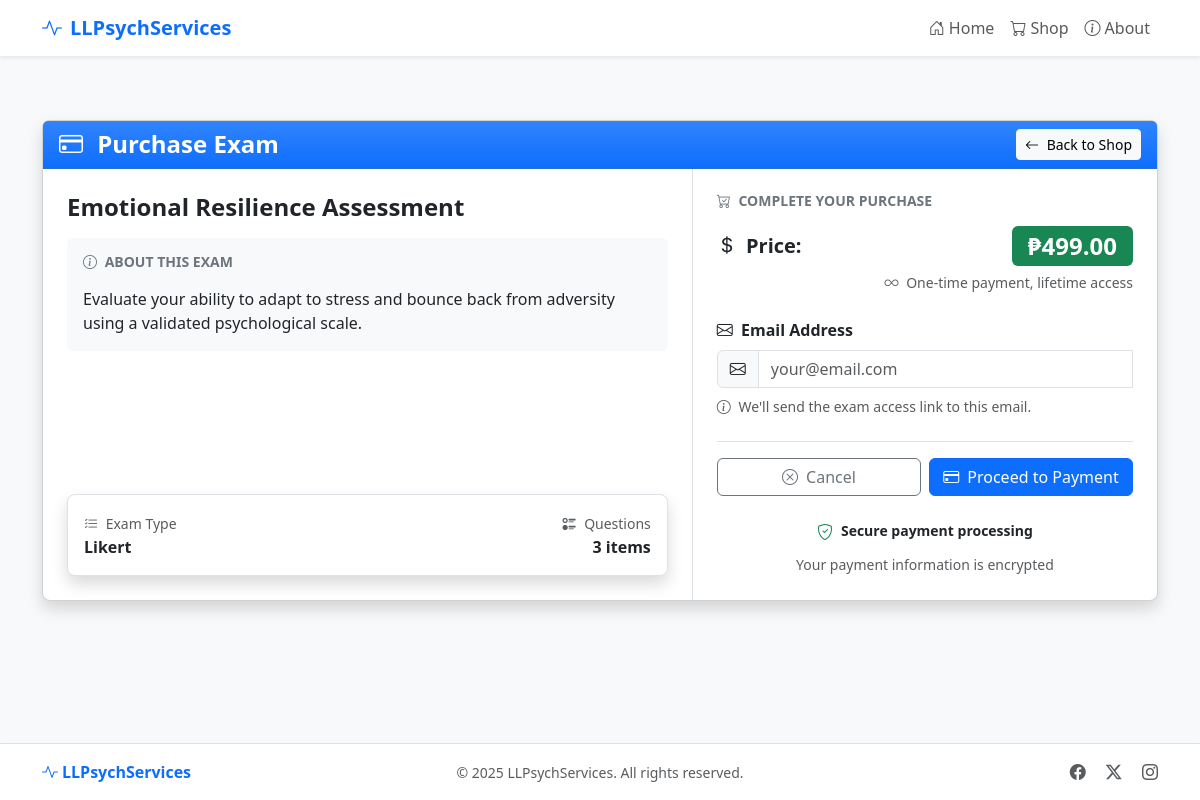
/buy/1, run on the app's committed database.
### app.py (models this page shows, shortened)
class Exam(db.Model):
    id = db.Column(db.Integer, primary_key=True)
    title = db.Column(db.String(100), nullable=False)
    exam_type = db.Column(db.String(20))  # 'content' or 'likert'
    description = db.Column(db.Text, nullable=False)
    price = db.Column(db.Float, nullable=False)
    content = db.Column(db.Text, nullable=False)
    questions = db.Column(db.Text, nullable=True)  # Stored as JSON
    exam_type = db.Column(db.String(20), default='content')  # 'content' or 'likert'
    created_at = db.Column(db.DateTime, default=datetime.utcnow)
    scoring_rules = db.Column(db.Text, nullable=True)

### app.py (the view, shortened to what this page needs)
@app.route('/buy/<int:exam_id>', methods=['GET', 'POST'])
def buy(exam_id):
    exam = Exam.query.get_or_404(exam_id)
    if exam.questions:
        questions = json.loads(exam.questions)
        question_count = len(questions)
    else:
        question_count = 0
    test_type = exam.exam_type.title()
    return render_template('buy.html',
                           exam=exam,
                           question_count=question_count,
                           test_type=test_type)

### templates/buy.html (shortened to what this page needs)
{% extends 'base.html' %}
{% block content %}
<div class="container py-3 py-md-4">
  <div class="row justify-content-center">
    <div class="col-12">
      <div class="card shadow">
        <div class="card-header bg-primary bg-gradient text-white">
          <div class="d-flex flex-column flex-sm-row justify-content-between align-items-start align-items-sm-center">
            <h1 class="h4 mb-2 mb-sm-0 fw-bold">
              <i class="bi bi-credit-card me-2"></i> Purchase Exam
            </h1>
            <a href="{{ url_for('shop') }}" class="btn btn-light btn-sm">
              <i class="bi bi-arrow-left me-1"></i> Back to Shop
            </a>
          </div>
        </div>
        <div class="card-body p-0">
          <div class="row g-0">
            <div class="col-lg-7 p-4 border-end">
              <div class="d-flex flex-column h-100">
                <h5 class="card-title fw-bold mb-3 fs-4">{{ exam.title }}</h5>
                <div class="bg-light p-3 rounded mb-4">
                  <h6 class="text-uppercase text-secondary fw-bold mb-3 small">
                    <i class="bi bi-info-circle me-1"></i> About this exam
                  </h6>
                  <p class="card-text">{{ exam.description }}</p>
                </div>
                <div class="mt-auto">
                  <div class="card bg-white border">
                    <div class="card-body">
                      <div class="row">
                        <div class="col-md-6 mb-2 mb-md-0">
                          <div class="text-center text-md-start">
                            <span class="text-muted small">
                              <i class="bi bi-list-check me-1"></i> Exam Type
                            </span>
                            <p class="fw-bold mb-0">{{ test_type }}</p>
                          </div>
                        </div>
                        <div class="col-md-6 mb-2 mb-md-0">
                          <div class="text-center text-md-end">
                            <span class="text-muted small">
                              <i class="bi bi-ui-radios me-1"></i> Questions
                            </span>
                            <p class="fw-bold mb-0">{{ question_count }} items</p>
                          </div>
                        </div>
                      </div>
                    </div>
                  </div>
                </div>
              </div>
            </div>
            <div class="col-lg-5 p-4">
              <h6 class="text-uppercase text-secondary fw-bold mb-3 small">
                <i class="bi bi-cart-check me-1"></i> Complete your purchase
              </h6>
              <div class="price-badge mb-4">
                <div class="d-flex justify-content-between align-items-center mb-1">
                  <span class="fw-bold fs-5">
                    <i class="bi bi-currency-dollar me-1"></i> Price:
                  </span>
                  <span class="badge bg-success fs-4 px-3 py-2">₱{{ "%.2f"|format(exam.price) }}</span>
                </div>
                <div class="text-end">
                  <small class="text-muted">
                    <i class="bi bi-infinity me-1"></i> One-time payment, lifetime access
                  </small>
                </div>
              </div>
              <form method="post" class="needs-validation" novalidate>
                <div class="mb-4">
                  <label for="email" class="form-label fw-bold">
                    <i class="bi bi-envelope me-1"></i> Email Address
                  </label>
                  <div class="input-group">
                    <span class="input-group-text bg-light">
                      <i class="bi bi-envelope"></i>
                    </span>
                    <input type="email" class="form-control" id="email" name="email"
                          placeholder="your@email.com" required>
                  </div>
                  <div class="form-text mt-2 small">
                    <i class="bi bi-info-circle me-1"></i>
                    We'll send the exam access link to this email.
                  </div>
                </div>
                <div class="d-flex flex-column flex-sm-row justify-content-end gap-2 mt-4 border-top pt-3">
                  <a href="{{ url_for('shop') }}" class="btn btn-outline-secondary w-100 w-sm-auto mb-2 mb-sm-0">
                    <i class="bi bi-x-circle me-1"></i> Cancel
                  </a>
                  <button type="submit" class="btn btn-primary w-100 w-sm-auto">
                    <i class="bi bi-credit-card me-1"></i> Proceed to Payment
                  </button>
                </div>
                <div class="mt-4 text-center">
                  <div class="d-flex justify-content-center gap-2 mb-2">
                    <i class="bi bi-shield-check text-success"></i>
                    <small class="fw-semibold">Secure payment processing</small>
                  </div>
                  <small class="text-muted">Your payment information is encrypted</small>
                </div>
              </form>
            </div>
          </div>
        </div>
      </div>
    </div>
  </div>
</div>
{% endblock %}

### templates/base.html (style rules this page uses)
html, body { height: 100%; }
body { display: flex; flex-direction: column; background-color: #f8f9fa; }
.card { border-radius: 0.5rem; box-shadow: 0 0.5rem 1rem rgba(0, 0, 0, 0.15); transition: transform 0.2s; }
.card-header { border-top-left-radius: calc(0.5rem - 1px); border-top-right-radius: calc(0.5rem - 1px); }
.btn-primary { background-color: #0d6efd; border-color: #0d6efd; }

### data on the page
Exam: title "Emotional Resilience Assessment", description "Evaluate your ability to adapt to stress and bounce back from adversity using a validated psychological scale.", exam_type "Likert", price "499.00"

### other printed values
{{ question_count }} "3"
